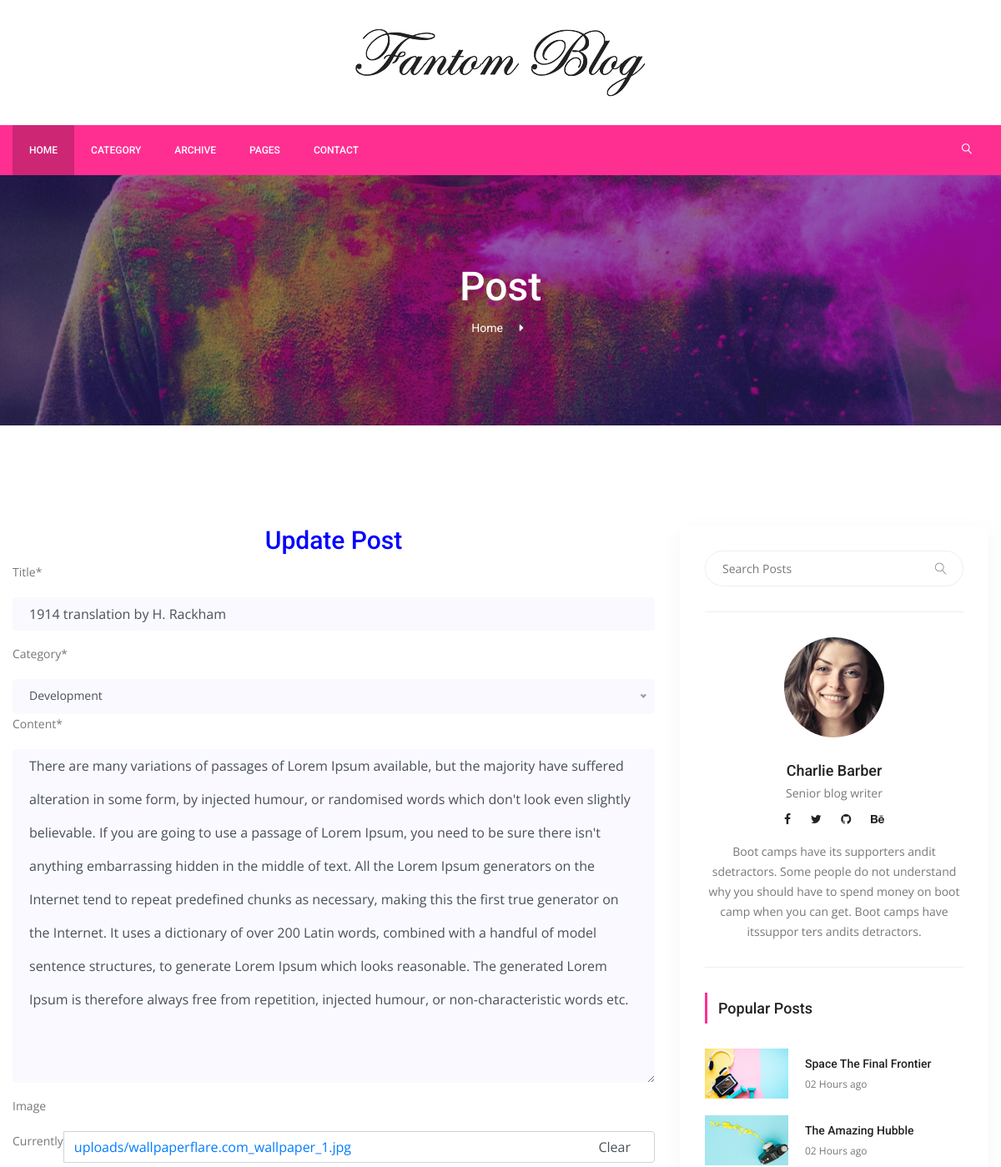
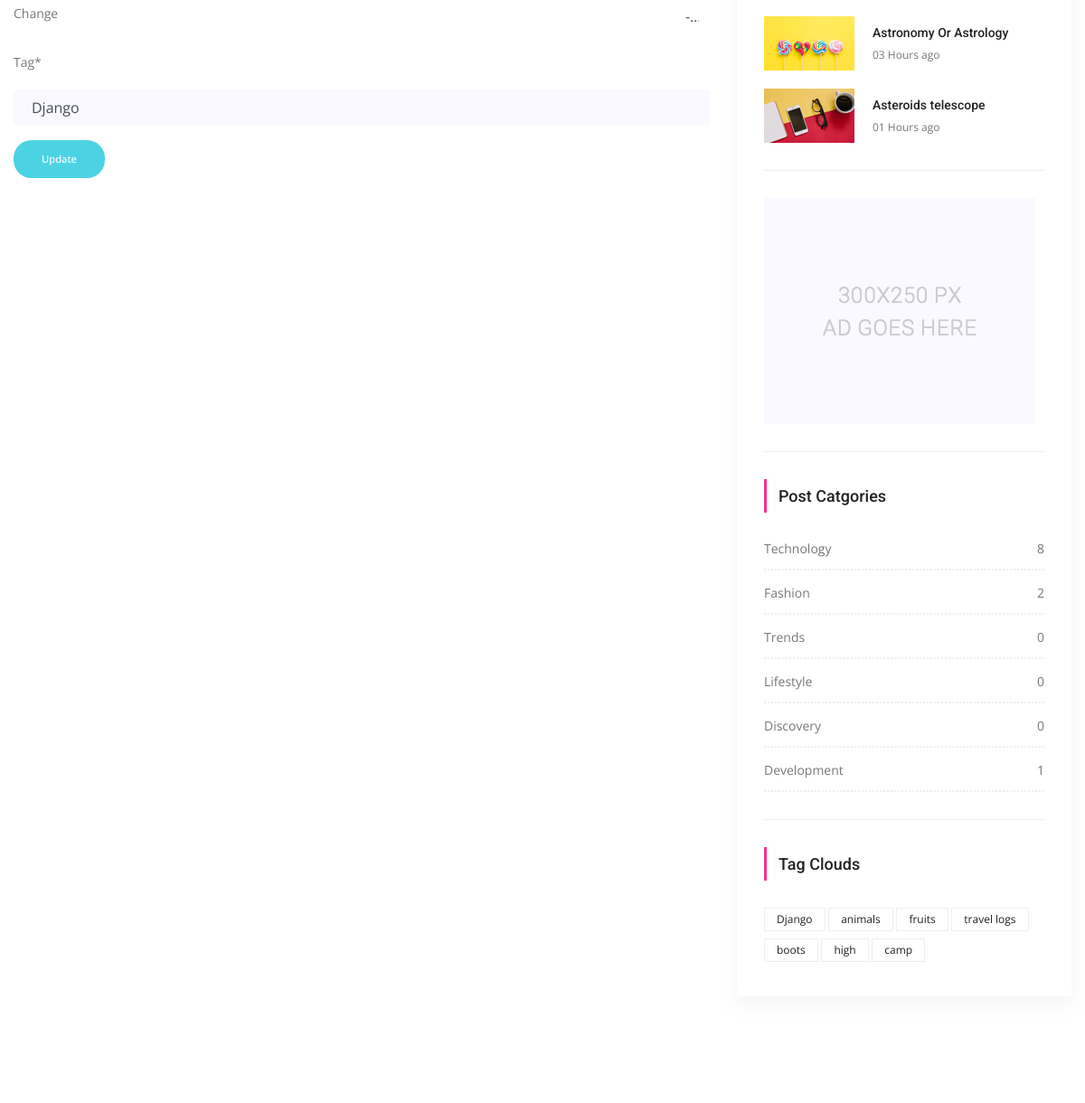
Page /post-update/4/1914-translation-by-h-rackham-updated (signed in, upper part) on the earlier database version (2 pictures, top to bottom).
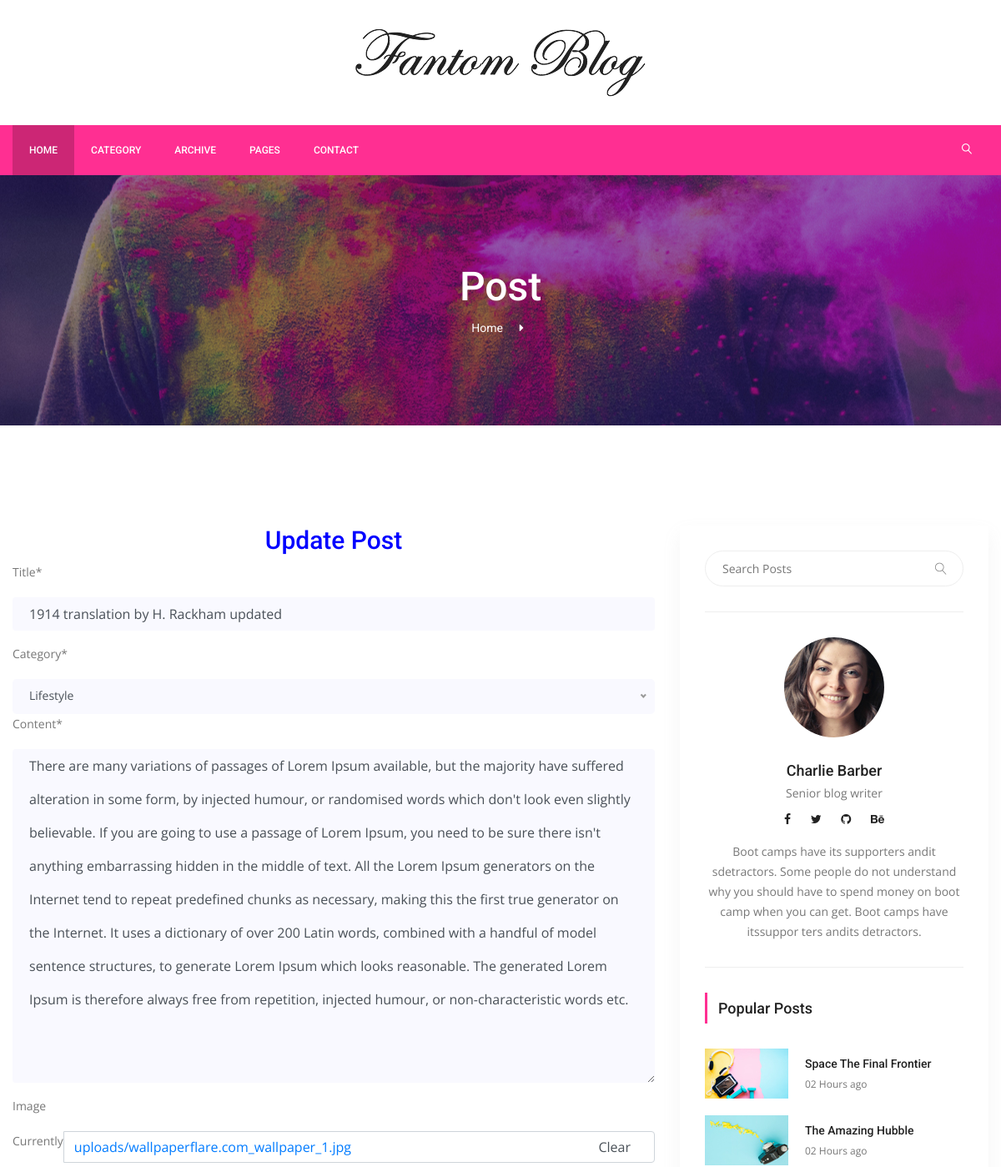
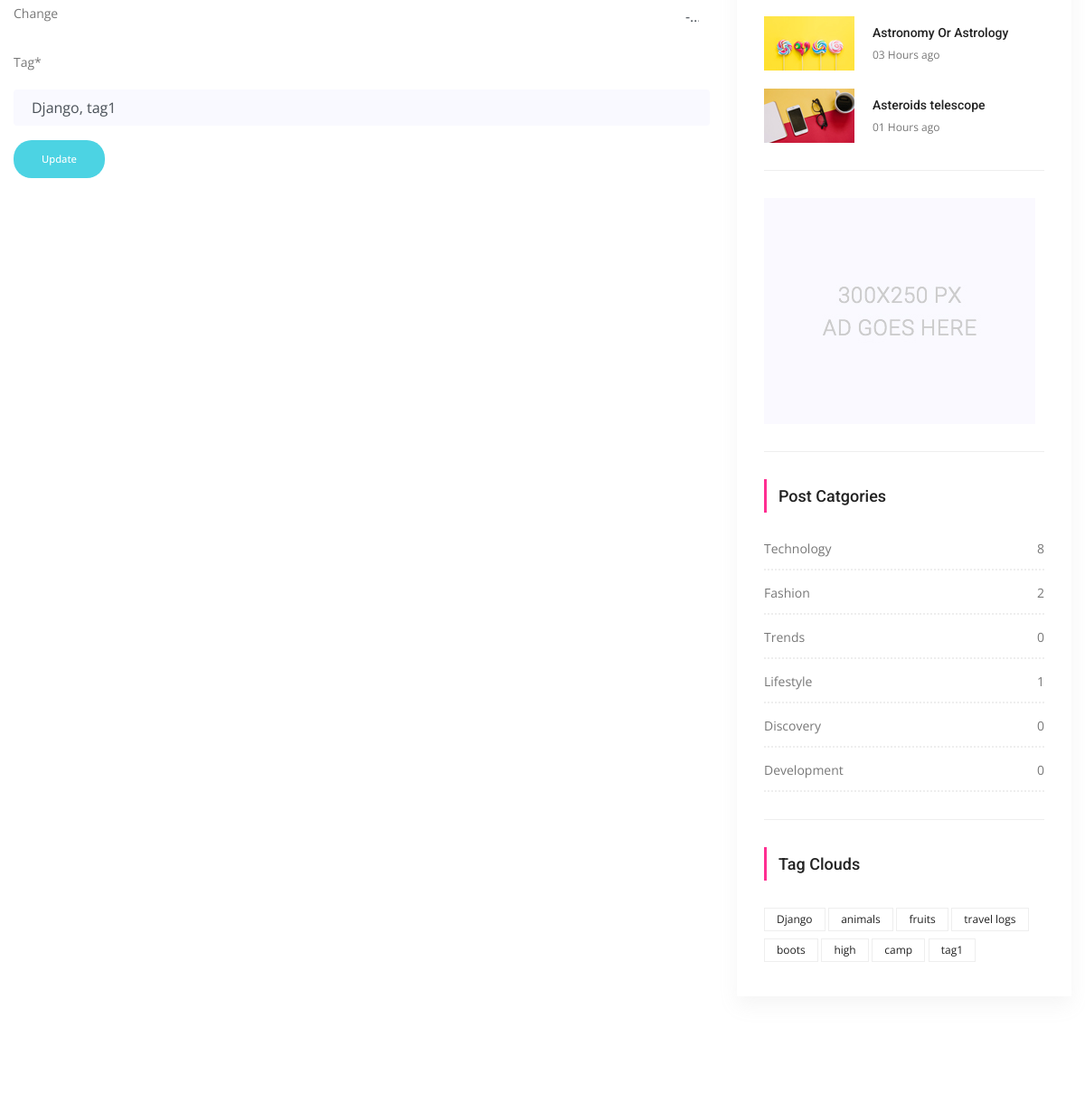
Same page on the later database version (2 pictures, top to bottom).
### posts/models.py (models this page shows, shortened)
class Post(models.Model):
	title= models.CharField(max_length=150)
	content=models.TextField()
	publishing_date=models.DateTimeField(auto_now_add=True)
	image= models.ImageField(blank=True, null=True, upload_to='uploads/')
	user= models.ForeignKey(settings.AUTH_USER_MODEL,on_delete=models.CASCADE)
	slug= models.SlugField(default="slug",editable=False)
	category=models.ForeignKey(Category, on_delete=models.CASCADE, default=1, related_name="posts")
	tag =models.ManyToManyField(Tag, related_name= "posts",blank=True)
	slider_post = models.BooleanField(default= False)
	def post_tag(self):
		return ','.join(str(tag) for tag in self.tag.all())

class Category(models.Model):
	title= models.CharField(max_length=150)
	slug= models.SlugField(editable=False)
	def __str__(self):
		return self.title
	def post_count(self):
		return self.posts.all().count()

class Tag(models.Model):
	title= models.CharField(max_length=50)
	slug= models.SlugField(editable=False)
	def __str__(self):
		return self.title

### posts/views.py (the view, shortened to what this page needs)
# urls.py: path('post-update/<int:pk>/<slug:slug>', UpdatePostView.as_view(), name="post_update"),
@method_decorator(login_required(login_url='users/login'), name='dispatch')
class UpdatePostView(UpdateView):
	model=Post
	template_name= 'posts/post-update.html'
	form_class= PostUpdateForm
	def get(self, request, *args, **kwargs):
		self.object= self.get_object()
		if self.object.user != request.user:
			return HttpResponseRedirect('/')
		return super(UpdatePostView, self).get(request, *args, **kwargs)

### posts/forms.py
class PostUpdateForm(forms.ModelForm):
	def __init__(self, *args,**kwargs):
		super(PostUpdateForm, self).__init__(*args, **kwargs)
		self.helper= FormHelper()
		self.helper.form_method='post'
		self.helper.field_class='mt-10'
		self.helper.layout= Layout(
			Field("title", css_class="single-input", placeholder="Title"),
			Field("category", css_class="single-input"),
			Field("content", css_class="single-input", placeholder="Your Content"),
			Field("image", css_class="single-input"),
			Field("tag", css_class="single-input", placeholder="Your Tags", value=self.instance.post_tag()),
			)
		self.helper.add_input(Submit('submit', 'Update', css_class="genric-btn success circle"))
	tag= forms.CharField()
	class  Meta:
		model=Post
		fields =[
			'title',
			'category',
			'content',
			'image'
	]

### posts/templatetags/custom_tags.py (called while the page is built)
@register.simple_tag(name="categories")
def all_categories():
	return Category.objects.all()

@register.simple_tag(name="tags")
def all_tags():
	return Tag.objects.all()

### templates/posts/post-update.html (shortened to what this page needs)
{% extends 'base.html' %}
{% load static %}
{% load crispy_forms_tags %}
{% block content %}
        <section class="banner_area">
            <div class="banner_inner d-flex align-items-center">
            	<div class="overlay bg-parallax" data-stellar-ratio="0.9" data-stellar-vertical-offset="0" data-background=""></div>
				<div class="container">
					<div class="banner_content text-center">
						<h2>Post</h2>
						<div class="page_link">
							<a href="{% url 'index' %}">Home</a>
						</div>
					</div>
				</div>
            </div>
        </section>
        <section class="blog_area p_120">
            <div class="container">
                <div class="row">
                    <div class="col-lg-8">
                    	<h2 style= "text-align:center;color:blue">Update Post</h2>
                        <div class="blog_left_sidebar">
                        {% crispy form %}
                        </div>
                    </div>
                    {% include 'right_side.html' %}
                    </div>
                </div>
            </div>
        </section>
 {% endblock %}

### templates/right_side.html (shortened to what the changed rows need)
 {% load static %}
{% load custom_tags %}
 <div class="col-lg-4">
                        <div class="blog_right_sidebar">
                            <aside class="single_sidebar_widget post_category_widget">
                                <ul class="list cat-list">
                                    {% categories as categories %}
                                    {% for category in categories %}
                                    <li>
                                        <a href="{% url 'category_detail' pk=category.id slug=category.slug %}" class="d-flex justify-content-between">
                                            <p>{{ category.title }}</p>
                                            <p>{{ category.post_count }}</p>
                                        </a>
                                    </li>
                                    {% endfor %}
                                </ul>
                            </aside>
                            <aside class="single-sidebar-widget tag_cloud_widget">
                                <ul class="list">
                                    {% tags as labels %}
                                    {% for label in labels %}
                                    <li><a href="{% url 'tag_detail' slug=label.slug %}">{{ label }}</a></li>
                                    {% endfor %}
                                </ul>
                            </aside>
                        </div>

Differences in the rows shown:
changed Post: title "1914 translation by H. Rackham" → "1914 translation by H. Rackham updated"
computed for Category "Lifestyle": post_count "0" → "1"
computed for Category "Development": post_count "1" → "0"
added Tag: title "tag1"
Other differences:
form field tag: "Django" → "Django, tag1"
text no longer shown: "Title * Category * Development Content * Image Currently uploads/wallpaperflare.com_wallpaper_1.jpg Clear Change Tag *"
text now shown: "Title * Category * Lifestyle Content * Image Currently uploads/wallpaperflare.com_wallpaper_1.jpg Clear Change Tag *"
